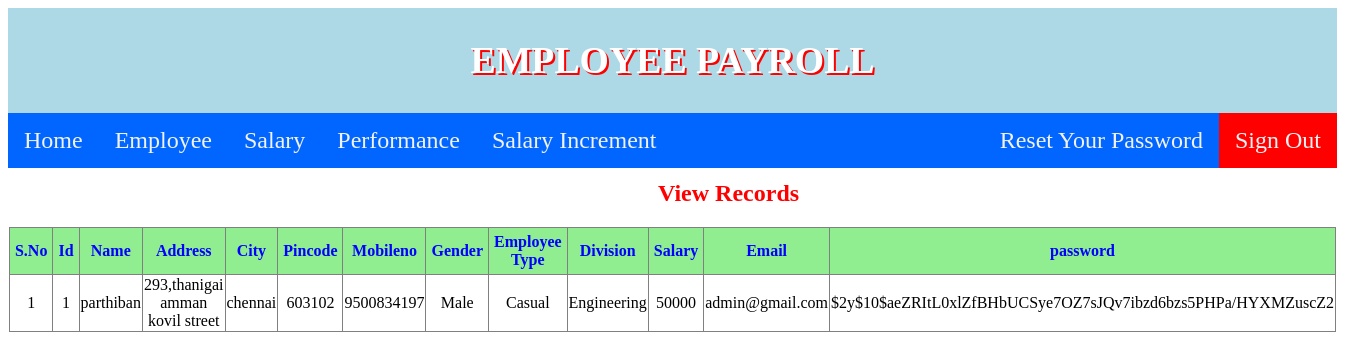
The page /viewemployee.php (signed in) on the database its author committed.
### tables this page shows
CREATE TABLE `users` (
  `id` int(50) NOT NULL,
  `trn_date` datetime NOT NULL,
  `name` varchar(100) NOT NULL,
  `address` varchar(100) NOT NULL,
  `city` varchar(100) NOT NULL,
  `pincode` int(100) NOT NULL,
  `mobileno` varchar(100) NOT NULL,
  `gender` varchar(100) NOT NULL,
  `emp_type` varchar(100) NOT NULL,
  `division` varchar(100) NOT NULL,
  `salary` int(11) NOT NULL,
  `email` varchar(100) NOT NULL,
  `password` varchar(100) NOT NULL,
  `submittedby` varchar(50) NOT NULL
);

### viewemployee.php (the view, shortened to what this page needs)
<?php
require('config.php');
?>
<!DOCTYPE html>
<html>
<head>
<link rel="stylesheet" href="welcome.css">
<body>
<div id="div">
        <h1>EMPLOYEE PAYROLL</h1>
    </div>
<div class="topnav">
  <a  href="manwelcome.php">Home</a>
  <a  href="employee.php">Employee</a>
  <a href="#">Salary</a>
  <a href="#">Performance</a>
  <a href="#">Salary Increment</a>
  <div class="topnav-right">
  <a href="passwordreset.php" >Reset Your Password</a>
 <a style="background-color:red" href="logout.php" >Sign Out</a>
  </div>
</div>
<div class="form">
<h2 id="h1">View Records</h2>
<center>
<table width="60%" border="1" style="border-collapse:collapse;">
<thead><center>
<tr><th><strong>S.No</strong></th><th><strong>Id</strong></th><th><strong>Name</strong></th><th><strong>Address</strong></th><th><strong>City</strong></th><th><strong>Pincode</strong></th><th><strong>Mobileno</strong></th><th><strong>Gender</strong></th><th><strong>Employee Type</strong></th><th><strong>Division</strong></th><th><strong>Salary</strong></th><th><strong>Email</strong></th><th><strong>password</strong></th></tr>
</center>
</thead>
<tbody>
<?php
$count=1;
$sel_query="Select * from users ORDER BY id desc;";
$result = mysqli_query($link,$sel_query);
while($row = mysqli_fetch_assoc($result))  { ?>
<tr><td align="center"><?php echo $count; ?></td><td align="center"><?php echo $row['id']; ?></td><td align="center"><?php echo $row["name"]; ?></td><td align="center"><?php echo $row["address"]; ?></td><td align="center"><?php echo $row["city"]; ?></td><td align="center"><?php echo $row["pincode"]; ?></td><td align="center"><?php echo $row["mobileno"]; ?></td><td align="center"><?php echo $row["gender"]; ?></td><td align="center"><?php echo $row["emp_type"]; ?></td><td align="center"><?php echo $row["division"]; ?></td><td align="center"><?php echo $row["salary"]; ?></td><td align="center"><?php echo $row["email"]; ?></td><td align="center"><?php echo $row["password"]; ?></td></tr>
<?php $count++; } ?>
</tbody>
</table>
</center>
</div>
</body>
</html>

### welcome.css (style rules this page uses)
.topnav { overflow: hidden; background-color:#0066ff; }
.topnav a { float: left; color: #f2f2f2; text-align: center; padding: 14px 16px; text-decoration: none; font-size: x-large; font-family: 'Times New Roman', Times, serif; }
.topnav-right { float: right; }
#h1 { margin-left:750px; margin-top:-13cm; color:red; }

### viewemployee.php (style rules this page uses)
#div { background-color: lightblue; color: white; text-shadow: 2px 2px red; text-align:center; font-size:0.5cm; padding:5px; }
#h1 { margin-left:650px; margin-top:12px; color:red; }
table { margin: 0px 0px 20px 0px; }
th { background-color:lightgreen; color:blue; text-align:center; padding:5px; }

### rows shown on the page
users: id "1", name "parthiban", address "293,thanigai amman kovil street", city "chennai", pincode "603102", mobileno "9500834197", gender "Male", emp_type "Casual", division "Engineering", salary "50000", email "admin@gmail.com", password "$2y$10$aeZRItL0xlZfBHbUCSye7OZ7sJQv7ibzd6bzs5PHPa/HYXMZuscZ2"
